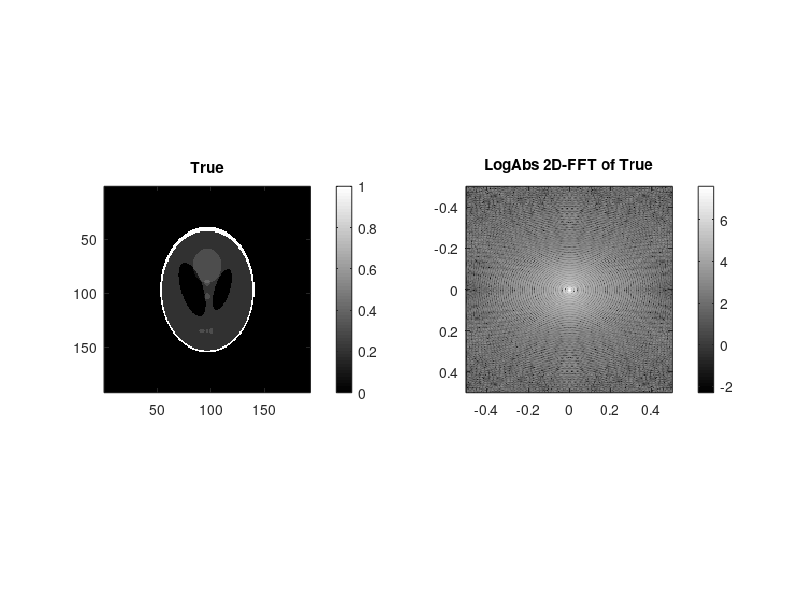

Recreate this plot in MATLAB. (Note: this script raises an error after producing the figure.)
% Clean up workspace
clearvars; close all; clear; clc;
disp('Start');

% Define parameters
Size = 128;  % Size of the unknown image
theta_step = 2;  % Step size for theta
TheTheta = 1:theta_step:180;  % Theta values
NbreTheta = length(TheTheta);  % Number of theta values
Long = 256;  % Length of frequency grid

% Generate unknown image using Shepp-Logan phantom
Offset = 0;  % Offset value for padding
Coef = 1;  % Coefficient for phantom generation
TrueObject = phantom('Modified Shepp-Logan', Size);
PadSize = 0.5 * round(1 * Size / 2);  % Padding size
TrueObject = padarray(TrueObject, [PadSize PadSize], Offset, 'both');
fprintf("Max Imag Part - TrueObject: %f\n", max(abs(imag(TrueObject(:)))));

% Compute Fourier Transform of the true object
Size = size(TrueObject, 1);
TrueObjectTF = fftshift(fft2(TrueObject)); 
fprintf("Max Imag Part - TrueObjectTF: %f\n", max(abs(imag(TrueObjectTF(:)))));

% Display the true object and its Fourier Transform
figure(10); clf;
set(gcf, 'WindowState', 'maximized');
subplot(121);
    imagesc(TrueObject);
    axis square; colormap('gray'); colorbar; title('True');
subplot(122);
    TmpFreqGrid = linspace(-0.5, 0.5, size(TrueObjectTF, 1));
    imagesc(TmpFreqGrid, TmpFreqGrid, log(abs(TrueObjectTF))); 
    axis square; colormap('gray'); colorbar; title('LogAbs 2D-FFT of True');
sgtitle('True/Unknown Image');

% Perform Fourier mask (Radon transform like)
FreqGrid = 0.99 * linspace(-1/2, 1/2 - 1/Long, Long); 
TheKx = FreqGrid' * sind(TheTheta);
TheKy = FreqGrid' * cosd(TheTheta);

% Create mask using Radon transform
[Mask, Nbre] = ProcReGridPPV(TheKx, TheKy, ones(Long, NbreTheta), round(1 * Size));
Mask(find(Mask)) = 1;

% Display the mask and Nbre
figure(11); clf;
subplot(121);
    imagesc(Mask);
    axis square; colormap('gray'); colorbar; title('Mask');
subplot(122);
    imagesc(log(1 + Nbre));
    axis square; colormap('hot'); colorbar; title('Nbre');
impixelinfo;

% Compute Data (in the Fourier domain)
RePadSize = (size(Mask, 1) - size(TrueObjectTF, 1)) / 2;
PadTrueObjectTF = padarray(TrueObjectTF, [RePadSize RePadSize], 0, 'both');
fprintf("Max Imag Part - PadTrueObjectTF: %f\n", max(abs(imag(PadTrueObjectTF(:)))));
Data = PadTrueObjectTF .* Mask + 2 * MyFFT2(randn(size(Mask))); % Add noise to data
fprintf("Max Imag Part - Data after Mask Application: %f\n", max(abs(imag(Data(:)))));

% Reconstruct images
ReTrue = ifft2(fftshift(TrueObjectTF));
ReTruePad = real(ifft2(fftshift(PadTrueObjectTF))); 
ReMask = real(fftshift(ifft2(Mask)));
ReBuild = real(ifft2(fftshift(Data))); 

% Display reconstructed images
figure(12);
set(gcf, 'WindowState', 'maximized');
subplot(241);
    imagesc(ReTrue);
    axis square; colormap('gray'); colorbar; title('True');
subplot(242);
    imagesc(ReTruePad);
    axis square; colormap('gray'); colorbar; title('True Padded');
subplot(243);
    imagesc(log(abs(ReMask)));
    axis square; colormap('gray'); colorbar; title('Mask Re-Build');
subplot(244);
    imagesc(ReBuild);
    axis square; colormap('gray'); colorbar; title('Re-Build');
subplot(245);
    TmpFreqGrid = linspace(-0.5, 0.5, size(TrueObjectTF, 1));
    imagesc(TmpFreqGrid, TmpFreqGrid, log(abs(TrueObjectTF))); 
    axis square; colormap('gray'); colorbar; title('TF True');
subplot(246);
    TmpFreqGrid = linspace(-0.5, 0.5, size(PadTrueObjectTF, 1));
    imagesc(TmpFreqGrid, TmpFreqGrid, log(abs(PadTrueObjectTF))); 
    axis square; colormap('gray'); colorbar; title('IFFT Pad TF True');
subplot(247);
    TmpFreqGrid = linspace(-0.5, 0.5, size(TrueObjectTF, 1));
    imagesc(TmpFreqGrid, TmpFreqGrid, Mask); 
    axis square; colormap('gray'); colorbar; title('Mask');
subplot(248);
    TmpFreqGrid = linspace(-0.5, 0.5, size(PadTrueObjectTF, 1));
    imagesc(TmpFreqGrid, TmpFreqGrid, log(abs(Data))); 
    axis square; colormap('gray'); colorbar; title('Data');
sgtitle('Re-gridding Algorithm');
saveas(gcf, 'regridding.png');

% Wiener filter deconvolution
mu_wiener = 1e0; % Regularization parameter
[wiener_sol, wiener_mse] = wiener_filter(Data, Mask, mu_wiener, TrueObject);

% Display Wiener filter result
figure(13);
set(gcf, 'WindowState', 'maximized');
subplot(131);
    imagesc(ReTrue);
    axis square; colormap('gray'); colorbar; title('True');
subplot(132);
    imagesc(ReBuild);
    axis square; colormap('gray'); colorbar; title('Re-Build');
subplot(133);
    imagesc(wiener_sol);
    axis square; colormap('gray'); colorbar; title('Final Reconstructed Image using Wiener Filter');
sgtitle('Wiener Filtering');

% Huber Penalty 
T = 0.1; % Threshold
alpha = 0.5; 
num_iter = 2000; 
mu_huber = 1e0;
[huber_sol, huber_mse] = huber_penalty(Data, Mask, T, alpha, mu_huber, num_iter, false);

% Display Huber penalty result
figure(15);
set(gcf, 'WindowState', 'maximized');
subplot(221);
    imagesc(ReTrue);
    axis square; colormap('gray'); colorbar; title('True');
subplot(222);
    imagesc(ReBuild);
    axis square; colormap('gray'); colorbar; title('Re-gridding output');
subplot(223);
    imagesc(wiener_sol);
    axis square; colormap('gray'); colorbar; title('Final Reconstructed Image using Wiener Filter');
subplot(224);
    imagesc(huber_sol);
    axis square; colormap('gray'); colorbar; title('Final Reconstructed Image using Huber Penalty');
sgtitle('Final Algorithm');
saveas(gcf, 'final_algorithm.png');

% ADMM Solution
mu_admm = 0.04;
rho = 0.7;
num_iter_admm = 2000;
[admm_sol, admm_mse] = admm(Data, Mask, mu_admm, num_iter_admm, rho);

% Display ADMM result
figure(19);
set(gcf, 'WindowState', 'maximized');
subplot(221);
    imagesc(ReTrue);
    axis square; colormap('gray'); colorbar; title('True');
subplot(222);
    imagesc(wiener_sol);
    axis square; colormap('gray'); colorbar; title('Final Reconstructed Image using Wiener Filter');
subplot(223);
    imagesc(huber_sol);
    axis square; colormap('gray'); colorbar; title('Final Reconstructed Image using Huber Penalty');
sgtitle('Huber Penalty');
subplot(224);
    imagesc(admm_sol);
    axis square; colormap('gray'); colorbar; title('Final Reconstructed Image using ADMM');
sgtitle('Wiener vs Huber vs ADMM');

%%
% Central Line Comparison
% Get the central horizontal line from each image
center_line_index = floor(size(ReTrue, 1) / 2) + 1;
line_ReTrue = ReTrue(center_line_index, :);
line_ReBuild = ReBuild(center_line_index, :);
line_wiener_sol = wiener_sol(center_line_index, :);
line_huber_sol = huber_sol(center_line_index, :);
line_admm_sol = admm_sol(center_line_index, :);

% Normalize Huber and ADMM center line to correct range
line_huber_sol = (line_huber_sol - min(line_huber_sol)) / (max(line_huber_sol) - min(line_huber_sol));
line_admm_sol = (line_admm_sol - min(line_admm_sol)) / (max(line_admm_sol) - min(line_admm_sol));

% Create a new figure for the central horizontal lines
figure(25);
set(gcf, 'WindowState', 'maximized');
hold on;
    plot(line_ReTrue, 'DisplayName', 'True', 'LineWidth', 2, 'Color', 'yellow'); 
    plot(line_ReBuild, 'DisplayName', 'ReBuild', 'LineWidth', 2, 'Color', 'red'); 
    plot(line_wiener_sol, 'DisplayName', 'Wiener Filter', 'LineWidth', 2, 'Color', 'green', 'LineStyle', '--'); 
    plot(line_huber_sol, 'DisplayName', 'Huber Penalty', 'LineWidth', 2, 'Color', 'blue', 'LineStyle', '--'); 
    plot(line_admm_sol, 'DisplayName', 'ADMM', 'LineWidth', 2, 'Color', 'black', 'LineStyle', '--'); 
hold off;

% Add labels, legend, and title
xlabel('Pixel Index');
ylabel('Intensity');
legend;
title('Central Horizontal Line Comparison');
grid on;
axis square;
ylim([-0.1, 1.1]);

